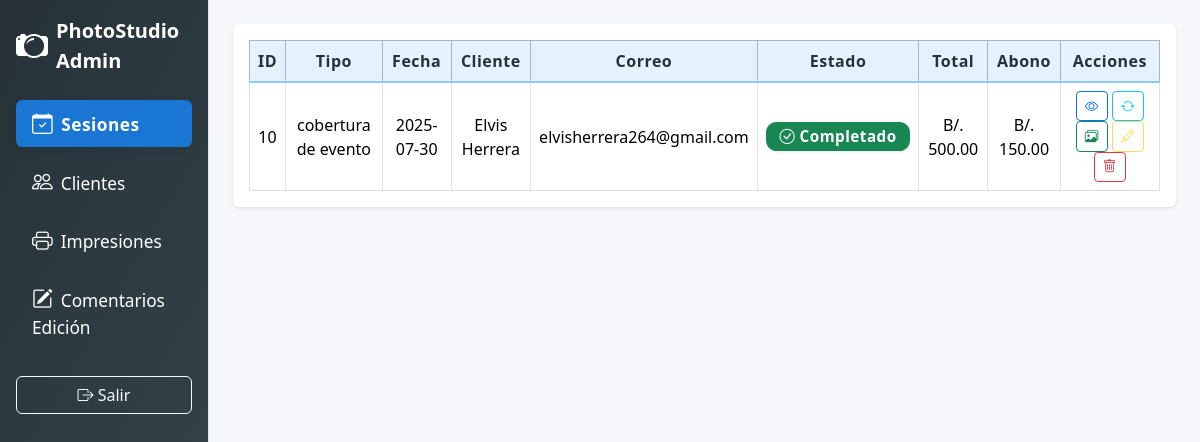
The app's page /pantallas/admin_galeria.php (signed in) with its own data.
### tables this page shows
CREATE TABLE `sesiones` (
  `id_sesion` int(11) NOT NULL,
  `cliente_id` int(11) NOT NULL,
  `tipo_sesion` enum('cobertura de evento','temática','estudio','exterior','corporativo','familiar','retrato','otro') NOT NULL,
  `descripcion_sesion` text NOT NULL,
  `duracion_sesion` varchar(50) NOT NULL,
  `precio_base` decimal(10,2) DEFAULT NULL,
  `lugar_sesion` enum('estudio','domicilio','exterior') NOT NULL,
  `direccion_sesion` varchar(255) DEFAULT NULL,
  `estilo_fotografia` enum('clasico','moderno','creativo','otro') NOT NULL,
  `servicios_adicionales` text DEFAULT NULL,
  `otros_datos` varchar(200) DEFAULT NULL,
  `total_pagar` decimal(10,2) NOT NULL,
  `abono_inicial` decimal(10,2) NOT NULL,
  `saldo` decimal(10,2) GENERATED ALWAYS AS (`total_pagar` - `abono_inicial`) STORED,
  `fecha_sesion` date NOT NULL,
  `hora_sesion` time NOT NULL,
  `estado` enum('en_espera','completado','cancelado') NOT NULL DEFAULT 'en_espera',
  `creado_en` datetime NOT NULL DEFAULT current_timestamp()
);

CREATE TABLE `clientes` (
  `id_cliente` int(11) NOT NULL,
  `cedula` varchar(13) DEFAULT NULL,
  `nombre_completo` varchar(100) NOT NULL,
  `telefono_celular` varchar(20) NOT NULL,
  `correo` varchar(100) NOT NULL,
  `contrasena_hash` char(64) DEFAULT NULL,
  `token_confirmacion` char(64) DEFAULT NULL,
  `vencimiento_token` datetime DEFAULT NULL,
  `esta_activo` tinyint(1) NOT NULL DEFAULT 0,
  `fecha_registro` datetime NOT NULL DEFAULT current_timestamp(),
  `fecha_confirmacion` datetime DEFAULT NULL
);

### pantallas/admin_galeria.php (the view, shortened to what this page needs)
<?php
$pdo = DatabaseConnection::getInstance()->getConnection();
$sessions = $pdo->query(
  "SELECT s.id_sesion, s.tipo_sesion, s.fecha_sesion,
          s.total_pagar, s.abono_inicial, s.estado,
          c.nombre_completo, c.correo,
          s.descripcion_sesion, s.duracion_sesion,
          s.lugar_sesion, s.direccion_sesion,
          s.estilo_fotografia, s.servicios_adicionales, s.otros_datos
     FROM sesiones s
     JOIN clientes c ON s.cliente_id=c.id_cliente
     ORDER BY s.fecha_sesion DESC"
)->fetchAll(PDO::FETCH_ASSOC);
?>
<!DOCTYPE html>
<html lang="es">
<head>
  <link href="https://cdn.jsdelivr.net/npm/bootstrap@5.3.2/dist/css/bootstrap.min.css" rel="stylesheet">
  <link rel="stylesheet" href="https://cdn.jsdelivr.net/npm/bootstrap-icons@1.11.3/font/bootstrap-icons.css">
</head>
<body>
  <div class="d-flex" style="min-height:100vh;">
    <nav class="sidebar bg-dark text-white p-3" style="width:260px;min-height:100vh;box-shadow:0 0 20px rgba(0,0,0,.08);">
      <div class="d-flex align-items-center mb-4">
        <i class="bi bi-camera2" style="font-size:2em;"></i>
        <span class="ms-2 fw-bold fs-5">PhotoStudio Admin</span>
      </div>
      <ul class="nav flex-column gap-2">
        <li class="nav-item">
          <a class="nav-link text-white active" id="sesiones-tab" data-bs-toggle="tab" data-bs-target="#sesiones" href="#sesiones">
            <i class="bi bi-calendar-check me-2"></i>Sesiones
          </a>
        </li>
        <li class="nav-item">
          <a class="nav-link text-white" id="clientes-tab" data-bs-toggle="tab" data-bs-target="#clientes" href="#clientes">
            <i class="bi bi-people me-2"></i>Clientes
          </a>
        </li>
        <li class="nav-item">
          <a class="nav-link text-white" id="impresiones-tab" data-bs-toggle="tab" data-bs-target="#impresiones" href="#impresiones">
            <i class="bi bi-printer me-2"></i>Impresiones
          </a>
        </li>
        <li class="nav-item">
          <a class="nav-link text-white" href="admin_comentarios_edicion.php">
            <i class="bi bi-pencil-square me-2"></i>Comentarios Edición
          </a>
        </li>
      </ul>
      <div class="mt-auto pt-4">
        <a href="cerrar_sesion.php" class="btn btn-outline-light w-100">
          <i class="bi bi-box-arrow-right"></i> Salir
        </a>
      </div>
    </nav>
    <div class="flex-grow-1 p-4" style="background:#f5f7fa;">
      <div class="tab-content" id="adminTabsContent">
      <div class="tab-pane fade show active" id="sesiones" role="tabpanel">
        <div class="table-responsive rounded shadow-sm bg-white p-3 mb-4">
          <table class="table table-bordered table-hover align-middle mb-0">
            <thead class="table-primary">
              <tr class="align-middle text-center">
                <th>ID</th>
                <th>Tipo</th>
                <th>Fecha</th>
                <th>Cliente</th>
                <th>Correo</th>
                <th>Estado</th>
                <th>Total</th>
                <th>Abono</th>
                <th>Acciones</th>
              </tr>
            </thead>
            <tbody>
            <?php foreach ($sessions as $s): ?>
              <tr class="text-center">
                <td><?= $s['id_sesion'] ?></td>
                <td><?= htmlspecialchars($s['tipo_sesion']) ?></td>
                <td><?= $s['fecha_sesion'] ?></td>
                <td><?= htmlspecialchars($s['nombre_completo']) ?></td>
                <td><?= htmlspecialchars($s['correo']) ?></td>
                <td>
                  <?php
                  $estado = strtolower($s['estado']);
                  if ($estado === 'en_espera') {
                    echo '<span class="badge badge-status bg-warning text-dark"><i class="bi bi-hourglass-split"></i> En espera</span>';
                  } elseif ($estado === 'completado') {
                    echo '<span class="badge badge-status bg-success"><i class="bi bi-check-circle"></i> Completado</span>';
                  } elseif ($estado === 'cancelado') {
                    echo '<span class="badge badge-status bg-danger"><i class="bi bi-x-circle"></i> Cancelado</span>';
                  } else {
                    echo htmlspecialchars($s['estado']);
                  }
                  ?>
                </td>
                <td>B/. <?= number_format($s['total_pagar'],2) ?></td>
                <td>B/. <?= number_format($s['abono_inicial'],2) ?></td>
                <td>
                  <button class="btn btn-sm btn-outline-primary" data-bs-toggle="modal" data-bs-target="#verSesionModal<?= $s['id_sesion'] ?>"><i class="bi bi-eye"></i></button>
                  <button class="btn btn-sm btn-outline-info" data-bs-toggle="modal" data-bs-target="#estadoSesionModal<?= $s['id_sesion'] ?>"><i class="bi bi-arrow-repeat"></i></button>
                  <?php if (strtolower($s['estado']) === 'completado'): ?>
                    <button class="btn btn-sm btn-outline-success" data-bs-toggle="modal" data-bs-target="#crearGaleriaModal<?= $s['id_sesion'] ?>"><i class="bi bi-images"></i></button>
                  <?php endif; ?>
                  <button class="btn btn-sm btn-outline-warning" disabled><i class="bi bi-pencil"></i></button>
                  <a href="?accion=eliminar&id=<?= $s['id_sesion'] ?>" class="btn btn-sm btn-outline-danger" onclick="return confirm('¿Seguro que deseas eliminar esta sesión?');"><i class="bi bi-trash"></i></a>
                </td>
              </tr>
            <?php endforeach; ?>
            </tbody>
          </table>
        </div>
      </div>
    </div>
  </div>
    </div>
</body>
</html>

### pantallas/admin_galeria.php (style rules this page uses)
body { background: #eceff1; }
.badge-status { font-weight: 600; }
.btn-sm { font-size: .8rem; }
body { background: linear-gradient(120deg,#e3f2fd 0%,#f5f7fa 100%); }
.sidebar .nav-link.active, .sidebar .nav-link:hover { background: #1976d2; color: #fff; border-radius: .4rem; font-weight: 600; box-shadow: 0 2px 8px rgba(0,0,0,.08); letter-spacing: .5px; transition: background .2s; }
.sidebar { border-right: 1px solid #e0e0e0; background: linear-gradient(120deg,#263238 0%,#37474f 100%); }
.sidebar .nav-link { color: #b0bec5; font-size: 1.08em; margin-bottom: .2em; }
.sidebar .nav-link i { font-size: 1.2em; }
.table thead th { background: #e3f2fd; color: #263238; font-weight: 700; border-bottom: 2px solid #90caf9; letter-spacing: .5px; }
.table tbody tr { transition: box-shadow .2s; }
.badge-status { font-size: .95em; padding: .45em .9em; border-radius: .7em; box-shadow: 0 1px 4px rgba(0,0,0,.07); letter-spacing: .5px; }
.btn-sm { font-size: .85em; font-weight: 500; border-radius: .3em; letter-spacing: .5px; }

### records on screen
sesiones: id_sesion "10", tipo_sesion "cobertura de evento", fecha_sesion "2025-07-30", cliente.nombre_completo "Elvis Herrera", cliente.correo "elvisherrera264@gmail.com", estado "completado" (drawn), total_pagar "500.00", abono_inicial "150.00"
